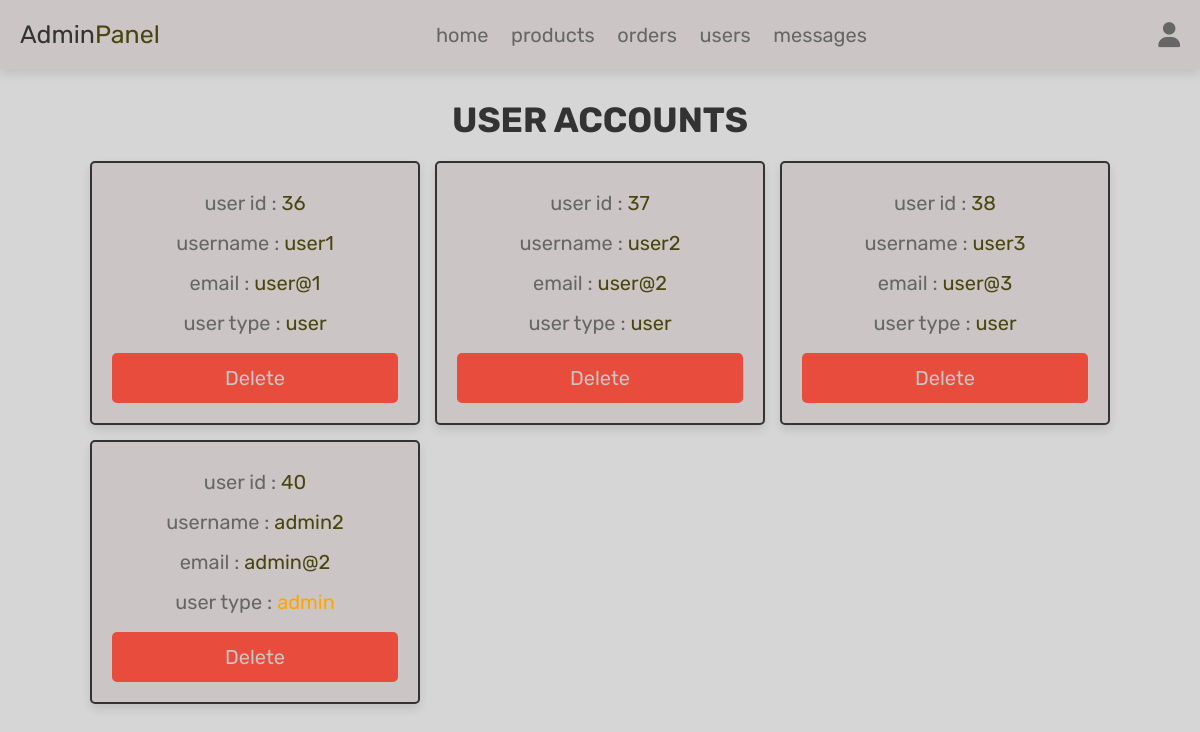
Page /admin_users.php (signed in) on the committed database.
### tables this page shows
CREATE TABLE `users` (
  `id` int(100) NOT NULL,
  `name` varchar(100) NOT NULL,
  `email` varchar(100) NOT NULL,
  `password` varchar(100) NOT NULL,
  `user_type` varchar(20) NOT NULL DEFAULT 'user'
);

### admin_users.php (the view, shortened to what this page needs)
<?php
@include 'config.php';
$admin_id = $_SESSION['admin_id'];
?>
<!DOCTYPE html>
<html lang="en">
<head>
   <link rel="stylesheet" href="https://cdnjs.cloudflare.com/ajax/libs/font-awesome/6.1.1/css/all.min.css">
   <link rel="stylesheet" href="css/admin_style.css">
</head>
<body>
<?php include 'admin_header.php'; ?>
<section class="user-accounts">
   <h1 class="title">user accounts</h1>
   <div class="box-container">
      <?php
         $select_users = $conn->prepare("SELECT * FROM `users`");
         $select_users->execute();
         while($fetch_users = $select_users->fetch(PDO::FETCH_ASSOC)){
      ?>
      <div class="box" style="<?php if($fetch_users['id'] == $admin_id){ echo 'display:none'; }; ?>">
         <p> user id : <span><?= $fetch_users['id']; ?></span></p>
         <p> username : <span><?= $fetch_users['name']; ?></span></p>
         <p> email : <span><?= $fetch_users['email']; ?></span></p>
         <p> user type : <span style=" color:<?php if($fetch_users['user_type'] == 'admin'){ echo 'orange'; }; ?>"><?= $fetch_users['user_type']; ?></span></p>
         <a href="admin_users.php?delete=<?= $fetch_users['id']; ?>" onclick="return confirm('delete this user?');" class="delete-btn">delete</a>
      </div>
      <?php
      }
      ?>
   </div>
</section>
</body>
</html>

### css/admin_style.css (style rules this page uses)
.user-accounts .box-container { display: grid; grid-template-columns: repeat(auto-fit, 33rem); gap:1.5rem; align-items: flex-start; justify-content:center; }
.user-accounts .box-container .box { border:var(--border); box-shadow: var(--box-shadow); background-color: var(--white); border-radius: .5rem; padding:2rem; text-align: center; }
.user-accounts .box-container .box p { line-height: 1.5; padding:.5rem 0; font-size: 2rem; color:var(--light-color); }
.user-accounts .box-container .box p span { color:var(--brown); }

### css/components.css (style rules this page uses)
:root { --brown:#45470e; --orange:#956415; --red:#e74c3c; --black:#333; --light-color:#666; --white:#cbc5c5; --light-bg:#d1d1d1e3; --border:.2rem solid var(--black); --box-shadow:0 .5rem 1rem rgba(0,0,0,.1); }
* { font-family: 'Rubik', sans-serif; margin:0; padding:0; box-sizing: border-box; outline: none; border:none; text-decoration: none; color:var(--black); }
body { background-color: var(--light-bg); }
html { font-size: 62.5%; overflow-x: hidden; scroll-behavior: smooth; scroll-padding-top: 6.5rem; }
section { padding:3rem 2rem; max-width: 1200px; margin:0 auto; }
.btn, .delete-btn, .option-btn { display: block; width: 100%; margin-top: 1rem; border-radius: .5rem; color:var(--white); font-size: 2rem; padding:1.3rem 3rem; text-transform: capitalize; cursor: pointer; text-align: center; }
.delete-btn { background-color: var(--red); }
.title { text-align: center; margin-bottom: 2rem; text-transform: uppercase; color:var(--black); font-size: 3.5rem; }

### rows in the picture
users: id "36", name "user1", email "user@1", user_type "user"
users: id "37", name "user2", email "user@2", user_type "user"
users: id "38", name "user3", email "user@3", user_type "user"
users: id "40", name "admin2", email "admin@2", user_type "admin"
